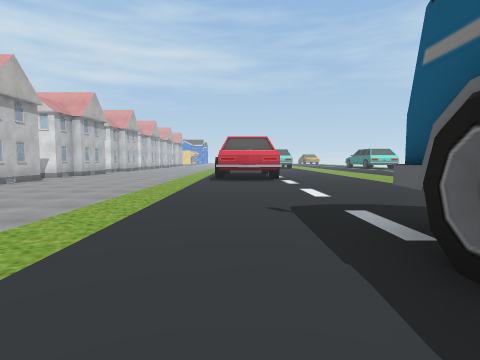
View 1 (above)

24 first-person views from a walk through a 3-D level made in the Unity game engine. The camera is 1.4 m above the floor, tilts 4° down and sees 80° across. The floor is counted in squares, 2 m on a side. Each view is taken from the middle of a square. On the plan, view 1 faces up. The plan holds only what a view shows up to about 10 squares ahead; the rest is blank. The place goes on beyond the plan. Some surface patterns are stand-ins.

View 2
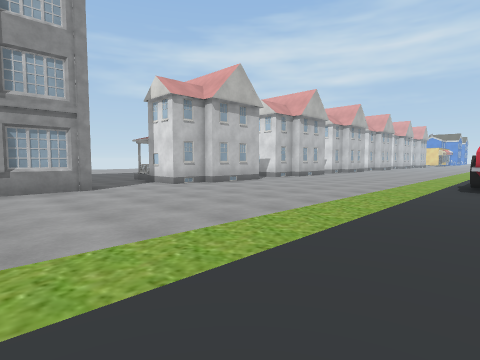

View 3
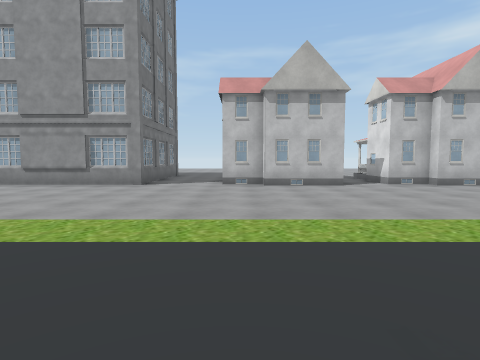

View 4
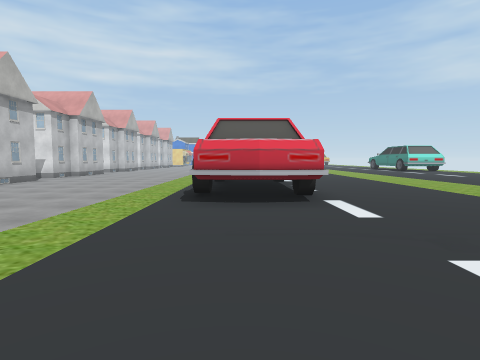

View 5
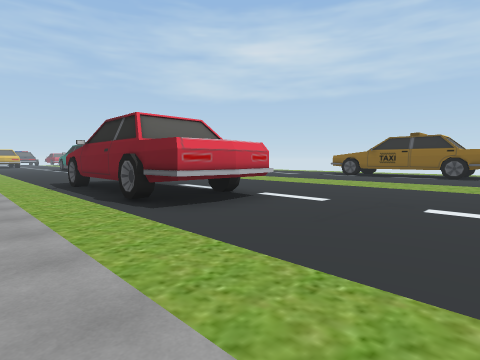

View 6
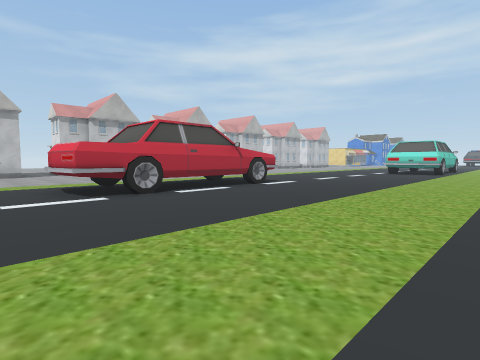

View 7
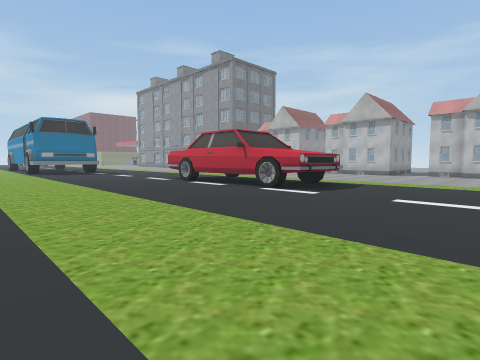

View 8
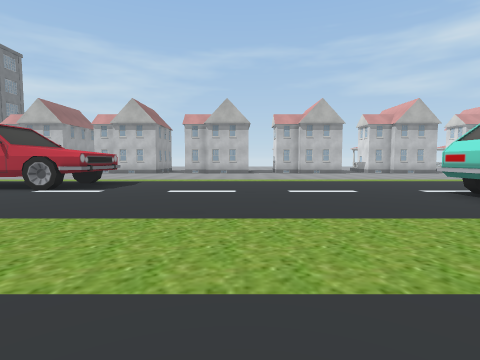

View 9
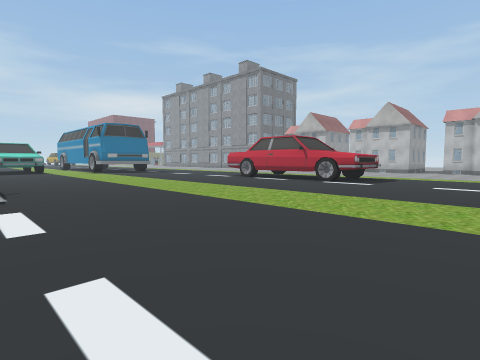

View 10
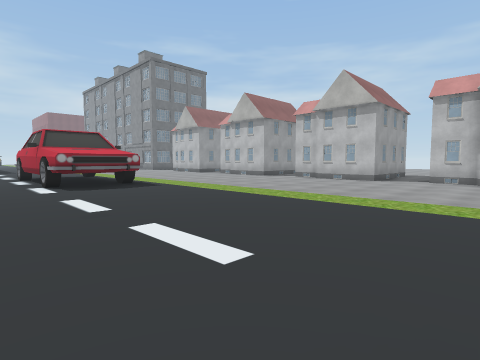

View 11
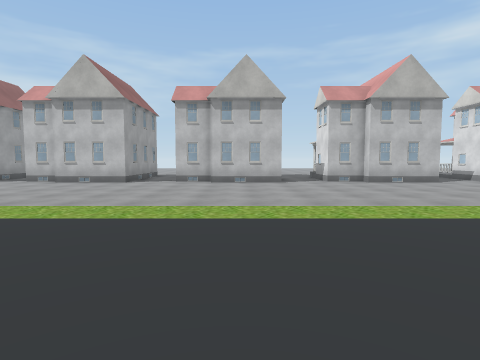

View 12
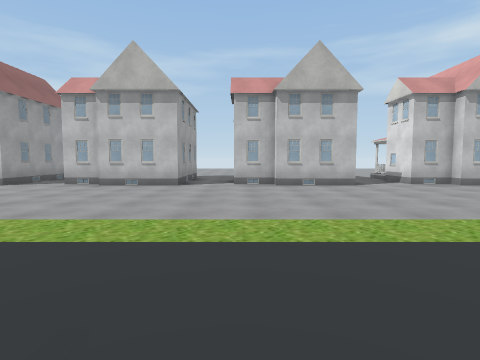

View 13
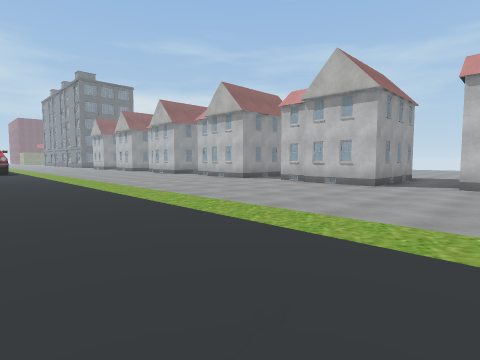

View 14
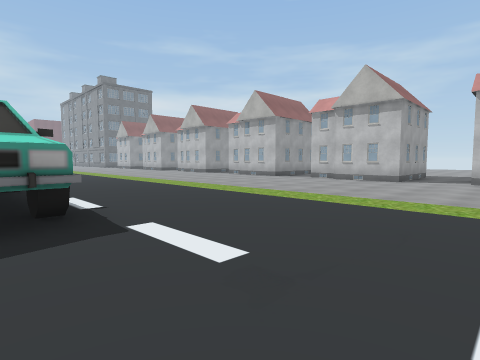

View 15
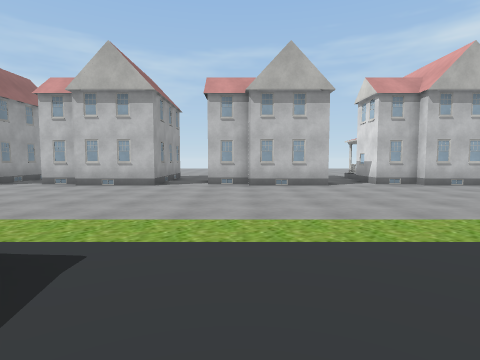

View 16
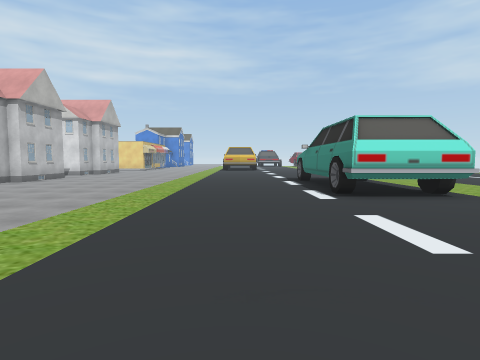

View 17
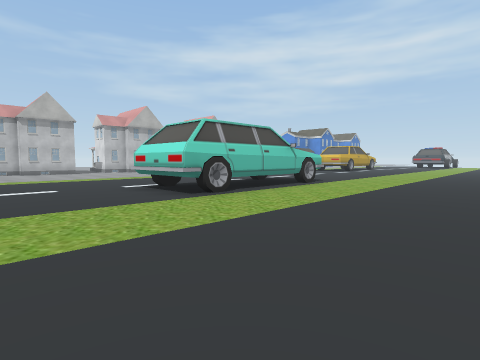

View 18
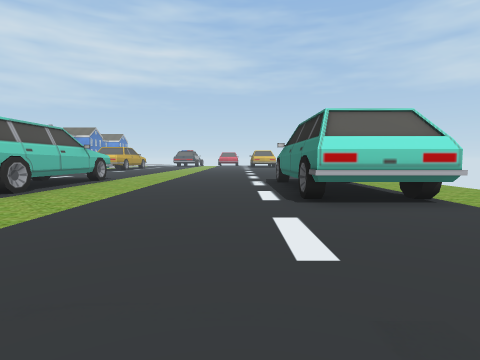

View 19
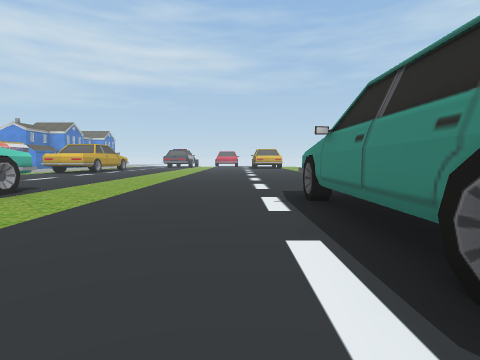

View 20
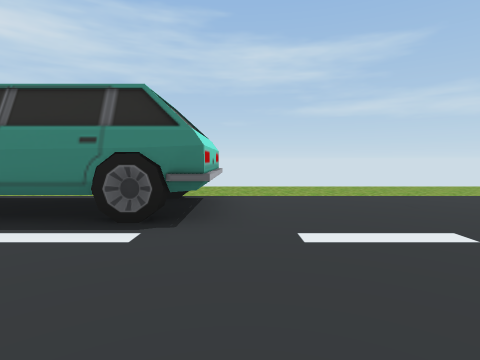

View 21
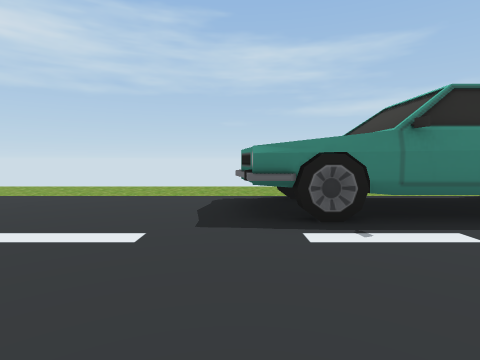

View 22
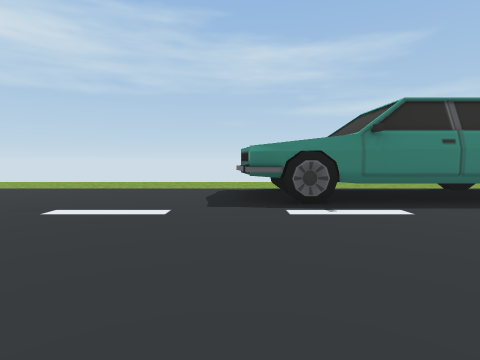

View 23
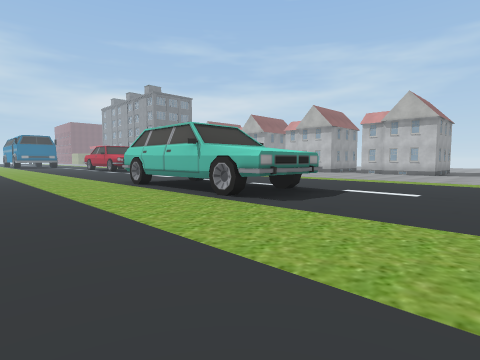

View 24
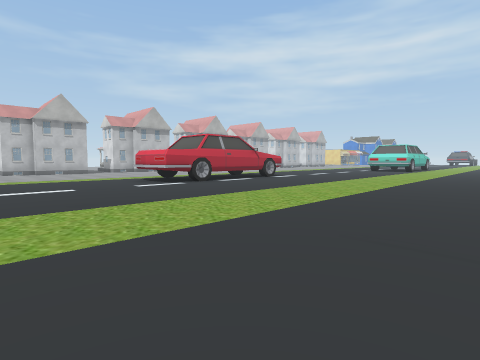

### Floor plan
Key: @ floor where view 1 was taken; # wall or solid block; . floor; / step, stairs or slope; ^ raised ledge; T thing the floor can be seen under or through; O other object.
Columns run from 10 left of view 1 to 15 right of it. Each row starts with its distance up from view 1.
 32   ##. ....................
 31  O#.......................
 30 ..........................
 29 ####......................
 28    #........###......# ...
 27   ##........###......##...
 26  O#.........# #......# ...
 25  ...........# #......^^...
 24  ###........###......^#..
 23    #.................##...
 22   ##......................
 21  O#.......................
 20  .........................
 19 O###......................
 18    #......................
 17    ..................  ...
 16   /..................   ..
 15   ........##.........
 14    #......#T.........
 13    #......#T........
 12  O .......^^........
 11  .........TT........
 10  ##.......TT........
  9   ##................
  8   ##................
  7  O#.................#
  6 ....................
  5 ....................
  4  ###..........
  3    O........#
  2    #........#
  1    #.    ...
  0    #      @

Where each view was taken, in squares from view 1:
view 1: 0 up, 0 right, facing up
view 2: 2 up, 0 right, facing up-left
view 3: 7 up, 1 right, facing left
view 4: 5 up, 0 right, facing up
view 5: 6 up, 3 left, facing up-right
view 6: 8 up, 7 right, facing up-left
view 7: 19 up, 7 right, facing down-left
view 8: 19 up, 8 right, facing left
view 9: 19 up, 10 right, facing down-left
view 10: 23 up, 3 right, facing down-left
view 11: 23 up, 2 right, facing left
view 12: 26 up, 1 right, facing left
view 13: 32 up, 1 right, facing down-left
view 14: 32 up, 3 right, facing down-left
view 15: 17 up, 1 right, facing left
view 16: 18 up, 0 right, facing up
view 17: 20 up, 9 right, facing up-left
view 18: 18 up, 9 right, facing up
view 19: 22 up, 9 right, facing up
view 20: 22 up, 7 right, facing right
view 21: 28 up, 7 right, facing right
view 22: 28 up, 6 right, facing right
view 23: 32 up, 8 right, facing down-left
view 24: 5 up, 9 right, facing up-left
